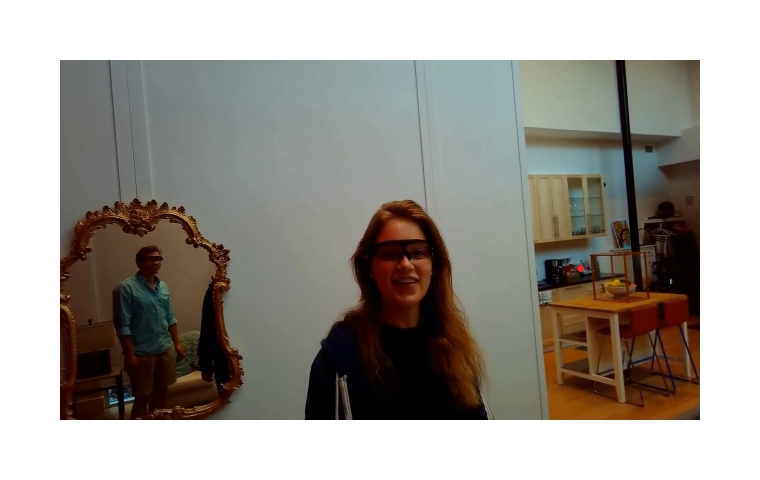
#> input picture co-tracker/image.png, 1520 x 960 px (shown at 1/2 size)
$ python crop.py
#> lines starting #> are read from the running program, lines starting #| are printed output that depends on the picture; after the words box and inside, x2 and y2 are one past the last pixel; in counts of white or black regions, pixels touching at a corner belong together
import cv2
import numpy as np

def detect_green_margin_intrusion(image_path: str):
#> called with image_path = 'image.png'
    image = cv2.imread(image_path)
#> image is the input picture: shape (960, 1520, 3); mean B, G, R 147.8, 154.4, 158.1
    if image is None:
        return None

    h, w = image.shape[:2]
#> h = 960; w = 1520
    center_x, center_y = w // 2, h // 2
#> center_x = 760; center_y = 480

    # Convert to HSV color space
    hsv_image = cv2.cvtColor(image, cv2.COLOR_BGR2HSV)
#> hsv_image: shape (960, 1520, 3); mean H, S, V 28.7, 56, 161.5

    # Target color range around RGB(4, 215, 18)
    target_bgr = np.array([[[18, 215, 4]]], dtype=np.uint8)  # RGB to BGR conversion
    target_hsv = cv2.cvtColor(target_bgr, cv2.COLOR_BGR2HSV)[0][0]
    target_h, target_s, target_v = int(target_hsv[0]), int(target_hsv[1]), int(target_hsv[2])

    # Define tolerance ranges for target color
    h_range = 15
    s_range = 15
    v_range = 30

    h_min_target = max(0, target_h - h_range)
    h_max_target = min(179, target_h + h_range)
    s_min_target = max(0, target_s - s_range)
    s_max_target = min(255, target_s + s_range)
    v_min_target = max(0, target_v - v_range)
    v_max_target = min(255, target_v + v_range)

    lower_target = np.array([h_min_target, s_min_target, v_min_target], dtype=np.uint8)
    upper_target = np.array([h_max_target, s_max_target, v_max_target], dtype=np.uint8)
    target_mask = cv2.inRange(hsv_image, lower_target, upper_target)
#> target_mask: shape (960, 1520); every value is 0

    lower_general = np.array([35, 40, 40], dtype=np.uint8)
    upper_general = np.array([85, 255, 255], dtype=np.uint8)
    general_mask = cv2.inRange(hsv_image, lower_general, upper_general)
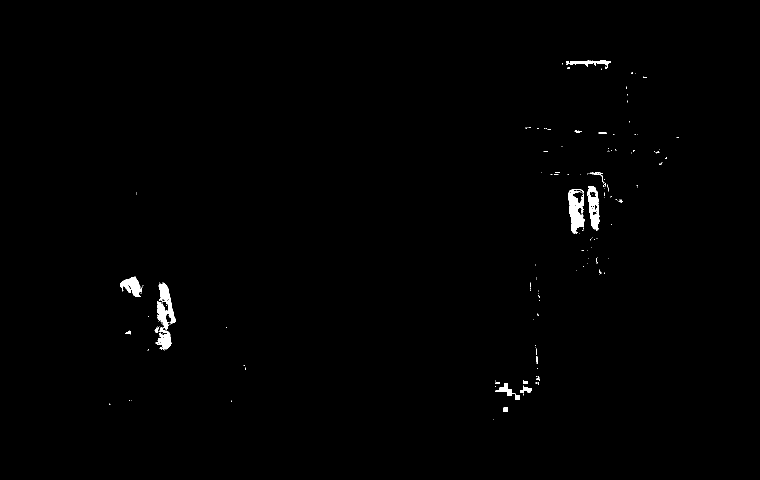
#> general_mask: shape (960, 1520) (shown at 1/2 size); 0.58% white; 168 white regions (147 under 20 px), largest, box (x1, y1, x2, y2) and area: (1136, 378, 1168, 468) 1729, (314, 564, 352, 661) 1668, (1175, 372, 1200, 461) 1224

    # Target green + general green
    combined_mask = cv2.bitwise_or(target_mask, general_mask)

    # Remove noise
    kernel = np.ones((2,2), np.uint8)
    combined_mask = cv2.morphologyEx(combined_mask, cv2.MORPH_OPEN, kernel)
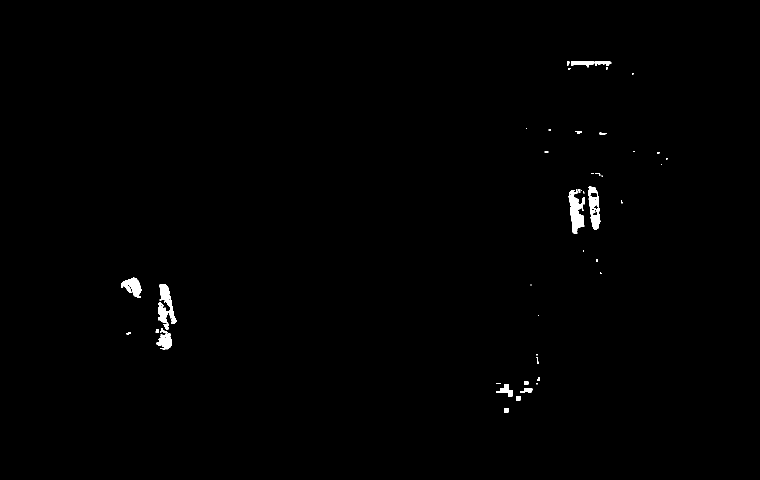
#> combined_mask: shape (960, 1520) (shown at 1/2 size); 0.53% white; 55 white regions (34 under 20 px), largest, box (x1, y1, x2, y2) and area: (1137, 380, 1169, 468) 1619, (316, 568, 353, 660) 1589, (1176, 373, 1201, 457) 1157
    combined_mask = cv2.morphologyEx(combined_mask, cv2.MORPH_CLOSE, kernel)
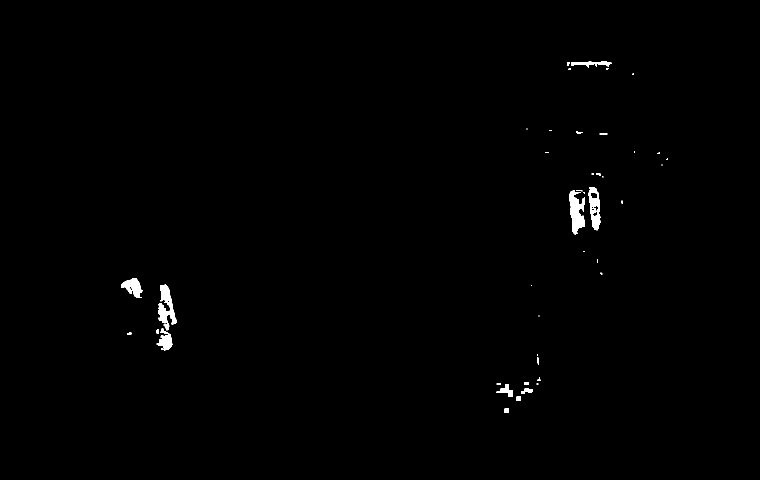
#> combined_mask: shape (960, 1520) (shown at 1/2 size); 0.54% white; 42 white regions (22 under 20 px), largest, box (x1, y1, x2, y2) and area: (1138, 381, 1170, 469) 1666, (317, 569, 354, 661) 1631, (1177, 374, 1202, 461) 1217

    # Detect content area (non-white regions)
    lower_non_white = np.array([0, 0, 0])
    upper_non_white = np.array([160, 160, 160])  # Stricter threshold for content detection
    content_mask = cv2.inRange(image, lower_non_white, upper_non_white)
#> content_mask: shape (960, 1520); 55.1% white; 236 black regions (216 under 20 px), largest, box (x1, y1, x2, y2) and area: (0, 0, 1520, 960) 653059, (787, 444, 834, 474) 623, (334, 421, 384, 453) 189

    # Remove noise
    kernel_content = np.ones((15,15), np.uint8)
    content_mask = cv2.morphologyEx(content_mask, cv2.MORPH_CLOSE, kernel_content)
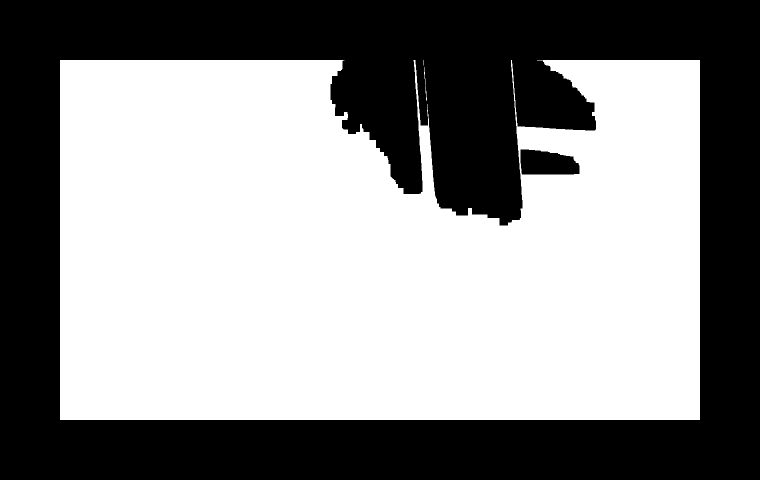
#> content_mask: shape (960, 1520) (shown at 1/2 size); 55.7% white; 2 black regions, box (x1, y1, x2, y2) and area: (0, 0, 1520, 960) 642154, (1041, 299, 1159, 349) 4941
    content_mask = cv2.morphologyEx(content_mask, cv2.MORPH_OPEN, kernel_content)
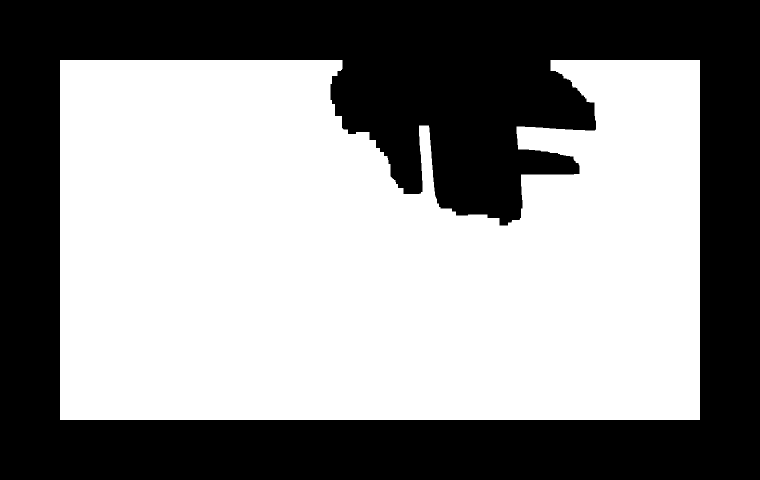
#> content_mask: shape (960, 1520) (shown at 1/2 size); 55.5% white; 1 black region

    kernel_small = np.ones((5,5), np.uint8)
    content_mask = cv2.morphologyEx(content_mask, cv2.MORPH_OPEN, kernel_small)

    # Find bounding box of content area
    contours, _ = cv2.findContours(content_mask, cv2.RETR_EXTERNAL, cv2.CHAIN_APPROX_SIMPLE)
#> contours = 1 contour; box (x1, y1, x2, y2) and area: (120, 120, 1400, 840) 807728

    if not contours:
        return None

    largest_contour = max(contours, key=cv2.contourArea)
#> largest_contour = contour of 304 points, box (x1, y1, x2, y2) (120, 120, 1400, 840), area 807728
    content_x, content_y, content_w, content_h = cv2.boundingRect(largest_contour)
#> content_x = 120; content_y = 120; content_w = 1280; content_h = 720

    # Add padding to content bounding box to prevent false positives at boundaries
    padding = 25  # 25 pixels padding in each direction
    content_x = max(0, content_x - padding)
#> content_x = 95
    content_y = max(0, content_y - padding)
#> content_y = 95
    content_w = min(w - content_x, content_w + 2 * padding)
#> content_w = 1330
    content_h = min(h - content_y, content_h + 2 * padding)
#> content_h = 770

    # Define margin areas (outside padded content bounding box)
    margin_mask = np.zeros((h, w), dtype=np.uint8)

    # Top margin
    if content_y > 0:
        margin_mask[0:content_y, :] = 255

    # Bottom margin
    if content_y + content_h < h:
        margin_mask[content_y + content_h:h, :] = 255

    # Left margin
    if content_x > 0:
        margin_mask[:, 0:content_x] = 255

    # Right margin
    if content_x + content_w < w:
        margin_mask[:, content_x + content_w:w] = 255

    # Define white margin areas (margin ∩ white pixels)
    lower_white = np.array([120, 120, 120])  # Generous white threshold
    upper_white = np.array([255, 255, 255])
    white_mask = cv2.inRange(image, lower_white, upper_white)
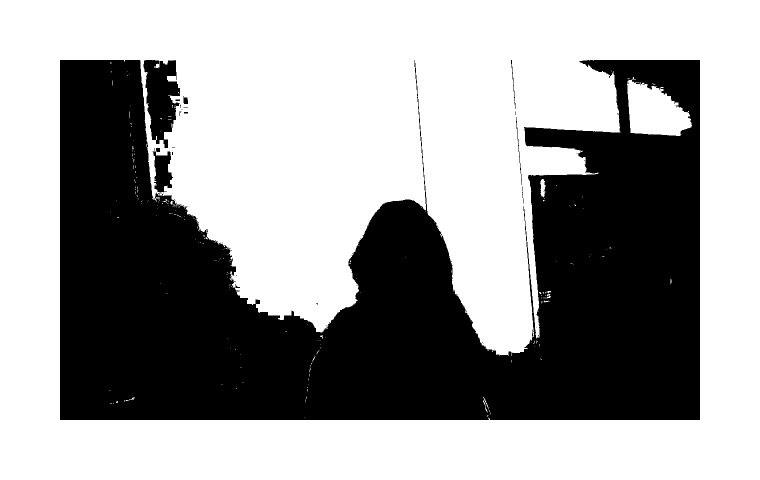
#> white_mask: shape (960, 1520) (shown at 1/2 size); 61.3% white; 52 black regions (42 under 20 px), largest, box (x1, y1, x2, y2) and area: (120, 120, 1400, 840) 554237, (287, 120, 360, 296) 8304, (305, 303, 346, 384) 2165

    real_white_margin = cv2.bitwise_and(margin_mask, white_mask)
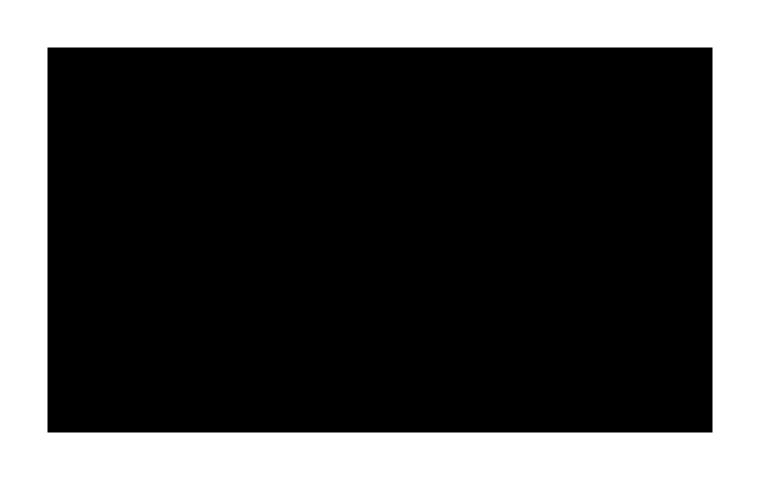
#> real_white_margin: shape (960, 1520) (shown at 1/2 size); 29.8% white; 1 white region, box (x1, y1, x2, y2) and area: (0, 0, 1520, 960) 435100

    # Find green pixels in actual white margins
    green_in_real_margin = cv2.bitwise_and(combined_mask, real_white_margin)

    # Calculate green pixel counts
    green_pixels_in_margin = cv2.countNonZero(green_in_real_margin)
#> green_pixels_in_margin = 0
    total_green_pixels = cv2.countNonZero(combined_mask)
#> total_green_pixels = 7941

    if green_pixels_in_margin == 0:
        video_center_x = content_x + content_w // 2
#> video_center_x = 760
        video_center_y = content_y + content_h // 2
#> video_center_y = 480
        return {
            "has_green_in_margin": False,
            "green_pixels_in_margin": 0,
            "total_green_pixels": total_green_pixels,
            "closest_distance": None,
            "closest_position": None,
            "content_bbox": (content_x, content_y, content_w, content_h),
            "video_center": (video_center_x, video_center_y),
            "angle_to_target": None
        }

    # Find closest green pixel to center
    green_positions = np.column_stack(np.where(green_in_real_margin > 0))

    # Convert (row, col) to (x, y) and calculate distances to center
    distances = []
    positions = []

    for row, col in green_positions:
        x, y = int(col), int(row)  # OpenCV coordinate conversion
        distance = np.sqrt((x - center_x)**2 + (y - center_y)**2)
        distances.append(distance)
        positions.append((x, y))

    # Find closest pixel
    min_distance_idx = np.argmin(distances)
    closest_distance = distances[min_distance_idx]
    closest_position = positions[min_distance_idx]

    # Calculate viewing angle delta to look at the intrusion point
    video_fov_degrees = 104.0  # Video field of view in degrees
    video_center_x = content_x + content_w // 2
    video_center_y = content_y + content_h // 2

    # Calculate horizontal and vertical offsets from video center
    horizontal_offset = closest_position[0] - video_center_x
    vertical_offset = closest_position[1] - video_center_y

    # Convert pixel offsets to angles
    # Horizontal: positive = right, negative = left
    horizontal_angle_degrees = (horizontal_offset / (content_w / 2)) * (video_fov_degrees / 2)

    # Vertical: assume same FOV ratio (might need adjustment based on aspect ratio)
    vertical_fov_degrees = video_fov_degrees * (content_h / content_w)
    vertical_angle_degrees = (vertical_offset / (content_h / 2)) * (vertical_fov_degrees / 2)

    # Convert to radians
    horizontal_angle_radians = np.radians(horizontal_angle_degrees)
    vertical_angle_radians = np.radians(vertical_angle_degrees)

    # Calculate total angular distance (for reference)
    total_angle_degrees = np.sqrt(horizontal_angle_degrees**2 + vertical_angle_degrees**2)
    total_angle_radians = np.radians(total_angle_degrees)

    # Create visualization
    result_image = image.copy()

    # Show content area (yellow border)
    cv2.rectangle(result_image, (content_x, content_y), (content_x + content_w, content_y + content_h), (0, 255, 255), 3)

    # Show margin areas (light blue)
    result_image[real_white_margin > 0] = [255, 200, 150]

    # Highlight green pixels (red)
    result_image[green_in_real_margin > 0] = [0, 0, 255]

    # Mark image center point (white cross)
    cv2.drawMarker(result_image, (center_x, center_y), (255, 255, 255), cv2.MARKER_CROSS, 20, 3)

    # Mark video center point (cyan cross)
    cv2.drawMarker(result_image, (video_center_x, video_center_y), (255, 255, 0), cv2.MARKER_CROSS, 15, 2)

    # Mark closest pixel (yellow circle)
    cv2.circle(result_image, closest_position, 8, (0, 255, 255), -1)

    # Draw distance line from video center to intrusion point (green)
    cv2.line(result_image, (video_center_x, video_center_y), closest_position, (0, 255, 0), 2)

    cv2.imwrite('debug_final_real_margin_result.jpg', result_image)

    result = {
        "has_green_in_margin": True,
        "green_pixels_in_margin": green_pixels_in_margin,
        "total_green_pixels": total_green_pixels,
        "closest_distance": closest_distance,
        "closest_position": closest_position,
        "content_bbox": (content_x, content_y, content_w, content_h),
        "video_center": (video_center_x, video_center_y),
        "angle_to_target": {
            "horizontal_degrees": horizontal_angle_degrees,
            "vertical_degrees": vertical_angle_degrees,
            "horizontal_radians": horizontal_angle_radians,
            "vertical_radians": vertical_angle_radians,
            "total_degrees": total_angle_degrees,
            "total_radians": total_angle_radians
        }
    }

    return result


def get_camera_adjustment_angles(image_path: str, video_fov_degrees: float = 104.0):
    result = detect_green_margin_intrusion(image_path)

    if result and result["has_green_in_margin"] and result["angle_to_target"]:
        return (
            result["angle_to_target"]["horizontal_radians"],
            result["angle_to_target"]["vertical_radians"]
        )

    return (None, None)


if __name__ == "__main__":
    # Test the angle calculation
    result = detect_green_margin_intrusion("image.png")
#> result = 8 items
    if result:
        print(f"Green intrusion detected: {'Yes' if result['has_green_in_margin'] else 'No'}")
#| Green intrusion detected: No
        if result['has_green_in_margin']:
            angles = result['angle_to_target']
            print(f"Intruding pixels: {result['green_pixels_in_margin']:,}")
            print(f"Video center: {result['video_center']}")
            print(f"Target position: {result['closest_position']}")
            print(f"Camera adjustment needed:")
            print(f"  Horizontal: {angles['horizontal_degrees']:.2f}° ({angles['horizontal_radians']:.4f} rad)")
            print(f"  Vertical: {angles['vertical_degrees']:.2f}° ({angles['vertical_radians']:.4f} rad)")
            print(f"  Total angle: {angles['total_degrees']:.2f}° ({angles['total_radians']:.4f} rad)")
        else:
            print("No green pixels found in white margins.")
    else:
        print("Error: Image processing failed")
